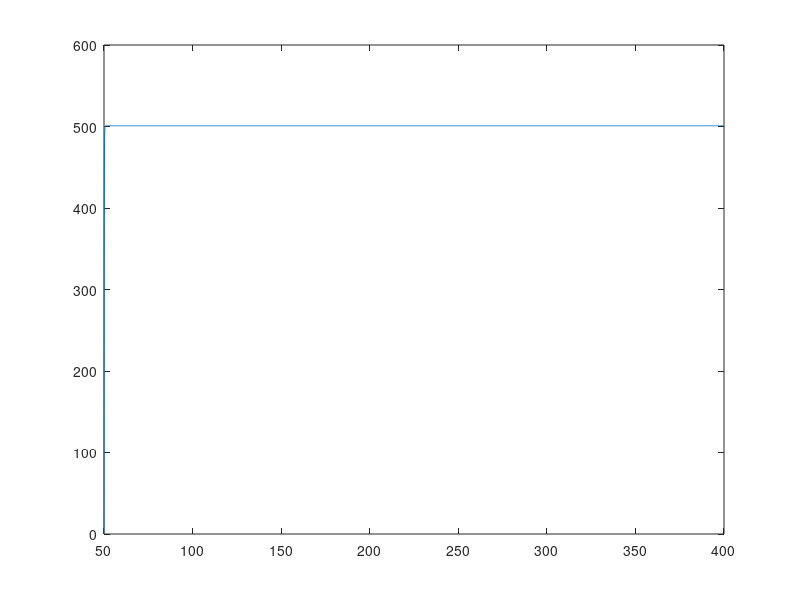

Recreate this plot in MATLAB. (Note: this script raises an error after producing the figure.)
s = tf('s');
To = 1;                 % ambient/initial temperature
K = 500;               % DC gain
tau = 0.1;               % time constant
P = K/(tau*s+1);        % model transfer function
[y,t] = step(P,350);    % model step response
plot(t+50,y+To);
hold
plot(temp,'r:')
xlabel('time (sec)')
ylabel('temperature (degrees C)')
title('Lightbulb Temperature Step Response')
legend('model','experiment','Location','SouthEast')